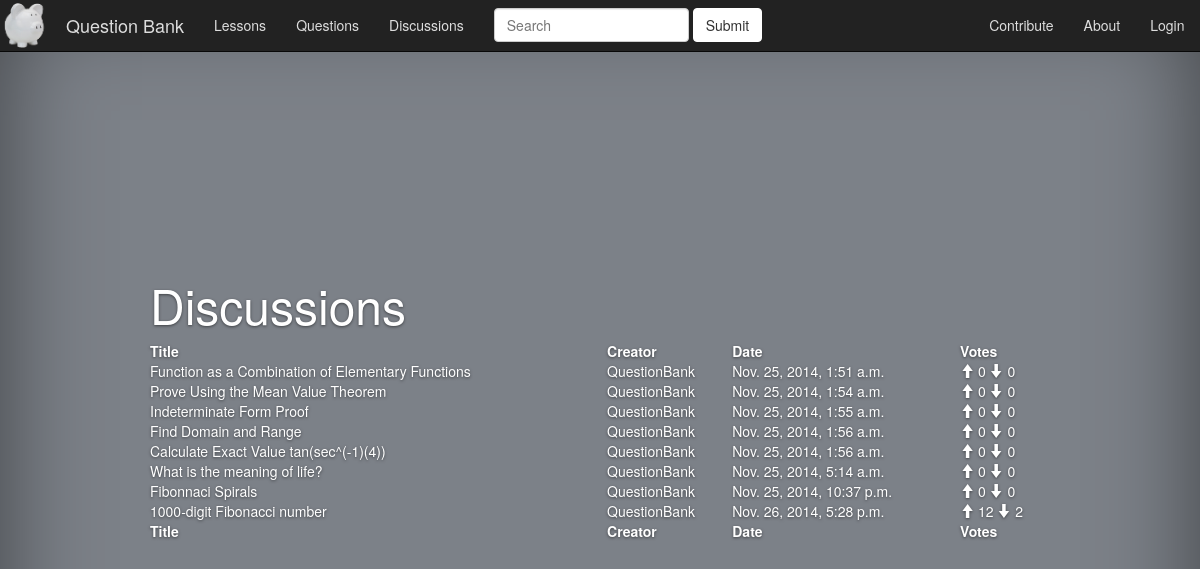
The app's page /discussions/ with its own data.
### discussions/models.py (models this page shows, shortened)
class Thread(models.Model):
    creator = models.ForeignKey(User)
    title = models.CharField(max_length=128)
    upvotes = models.PositiveSmallIntegerField()
    downvotes = models.PositiveSmallIntegerField()
    date = models.DateTimeField(editable=False)
    objects = ThreadManager()

### discussions/views.py (the view)
def index(request):
    all_discussions = Thread.objects.all()
    context = {'discussion_list': all_discussions}
    return render(request, 'discussions/index.html', context)

### templates/discussions/index.html (shortened to what this page needs)
{% extends "basic.html" %}
{% block scripts %}
<link rel="stylesheet" type="text/css" href="https://cdn.datatables.net/1.10.3/css/jquery.dataTables.css">
{% endblock %}
{% block content %}
<h1>Discussions</h1>
<table id="example" class="display" cellspacing="0" width="100%">
    <thead>
        <tr>
            <th>Title</th>
            <th>Creator</th>
            <th>Date</th>
            <th>Votes</th>
        </tr>
    </thead>
    <tfoot>
        <tr>
            <th>Title</th>
            <th>Creator</th>
            <th>Date</th>
            <th>Votes</th>
        </tr>
    </tfoot>
    <tbody>
    {% for discussion in discussion_list %}
        <tr>
            <td><a href="/discussions/{{ discussion.id }}">{{ discussion.title }}</a></td>
            <td>{{ discussion.creator }}</td>
            <td>{{ discussion.date }}</td>
            <td>
                <span class="glyphicon glyphicon-arrow-up" aria-hidden="true"></span>
                {{ discussion.upvotes }}
                <span class="glyphicon glyphicon-arrow-down" aria-hidden="true"></span>
                {{ discussion.downvotes }}
            </td>
        </tr>
    {% endfor %}
    </tbody>
</table>
{% endblock %}

### questions/static/css/core.css (style rules this page uses)
a, a:focus, a:hover { color: #fff; }
html, body { height: 100%; background-color: #7C8188; color: #fff; text-align: left; text-shadow: 0 1px 3px rgba(0,0,0,.5); }
h1 { font-size:48px; }

### records on screen
Thread: title "Function as a Combination of Elementary Functions", creator "QuestionBank", date "Nov. 25, 2014, 1:51 a.m.", upvotes "0", downvotes "0"
Thread: title "Prove Using the Mean Value Theorem", creator "QuestionBank", date "Nov. 25, 2014, 1:54 a.m.", upvotes "0", downvotes "0"
Thread: title "Indeterminate Form Proof", creator "QuestionBank", date "Nov. 25, 2014, 1:55 a.m.", upvotes "0", downvotes "0"
Thread: title "Find Domain and Range", creator "QuestionBank", date "Nov. 25, 2014, 1:56 a.m.", upvotes "0", downvotes "0"
Thread: title "Calculate Exact Value tan(sec^(-1)(4))", creator "QuestionBank", date "Nov. 25, 2014, 1:56 a.m.", upvotes "0", downvotes "0"
Thread: title "What is the meaning of life?", creator "QuestionBank", date "Nov. 25, 2014, 5:14 a.m.", upvotes "0", downvotes "0"
Thread: title "Fibonnaci Spirals", creator "QuestionBank", date "Nov. 25, 2014, 10:37 p.m.", upvotes "0", downvotes "0"
Thread: title "1000-digit Fibonacci number", creator "QuestionBank", date "Nov. 26, 2014, 5:28 p.m.", upvotes "12", downvotes "2"
